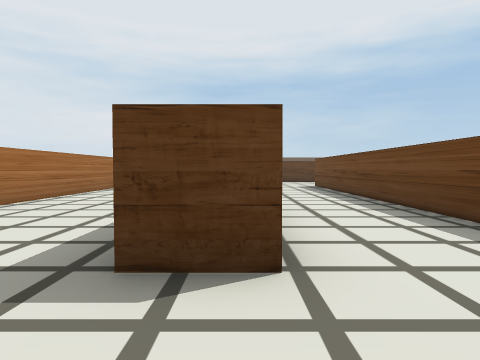
[1] (above)

18 first-person views from a walk through a 3-D level made in the Unity game engine. The camera is 0.62 m above the floor, tilts 2° down and sees 75° across. The floor is counted in squares, 1 m on a side. Each view is taken from the middle of a square. On the plan, view 1 faces up. The plan holds only what a view shows up to about 9 squares ahead; the rest is blank. The place goes on beyond the plan. The player is left out. Some surface patterns are stand-ins.

[2]
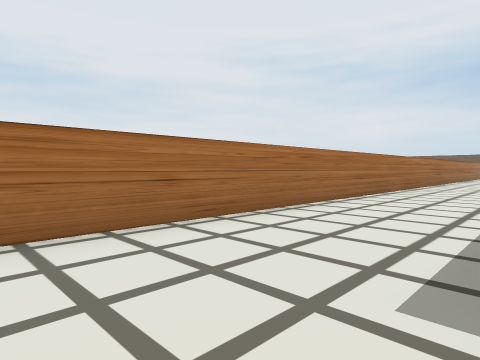

[3]
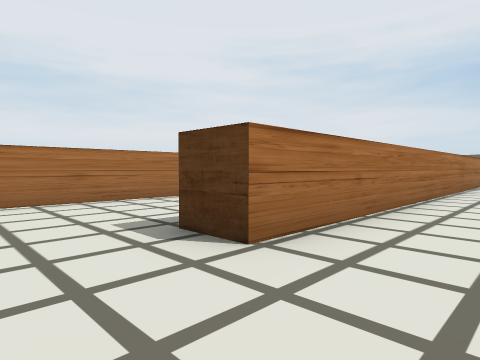

[4]
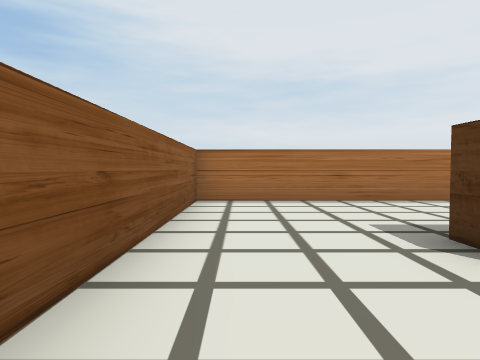

[5]
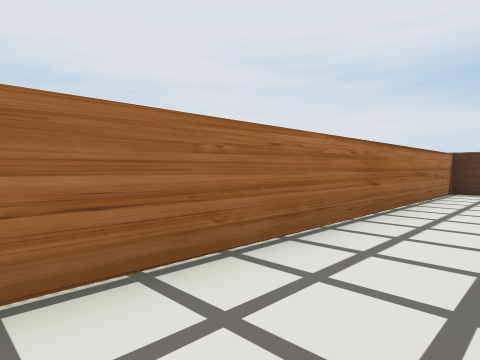

[6]
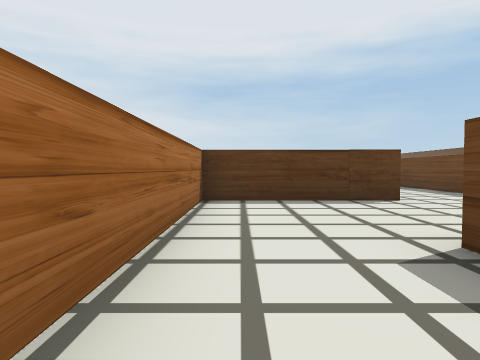

[7]
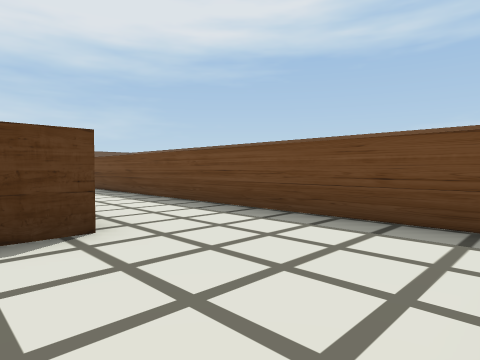

[8]
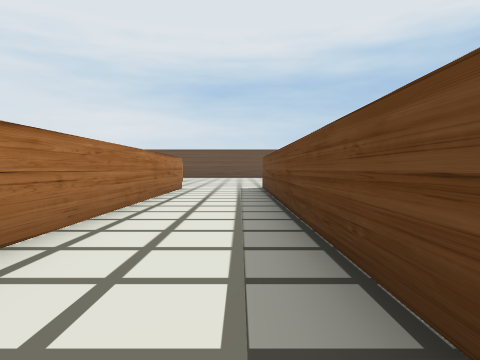

[9]
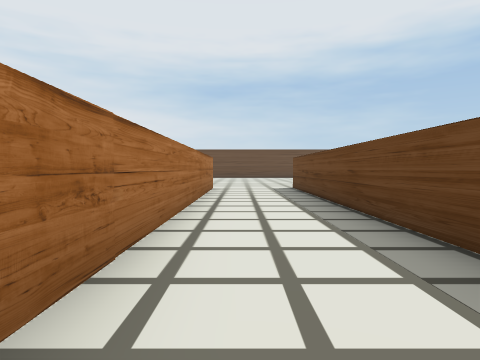

[10]
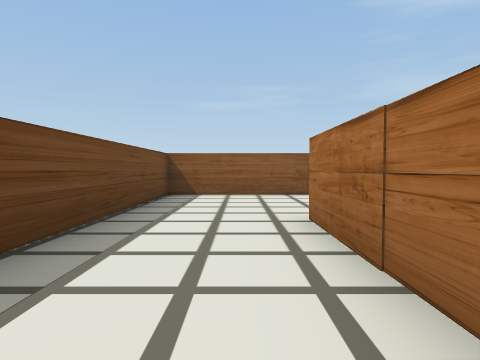

[11]
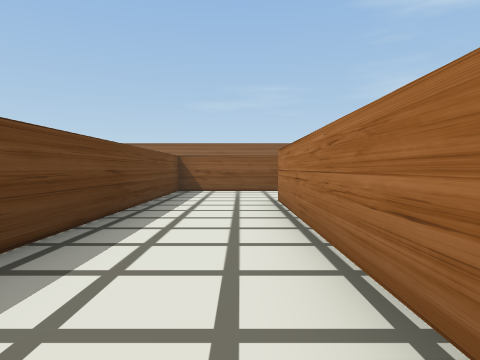

[12]
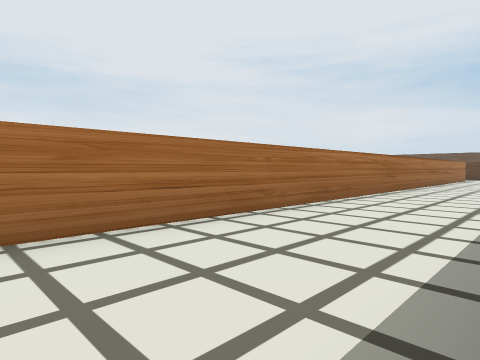

[13]
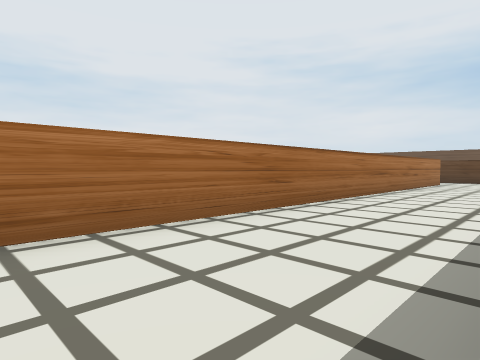

[14]
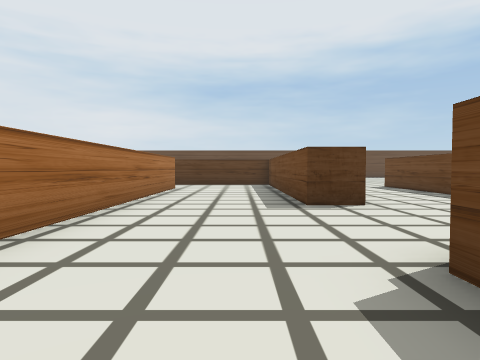

[15]
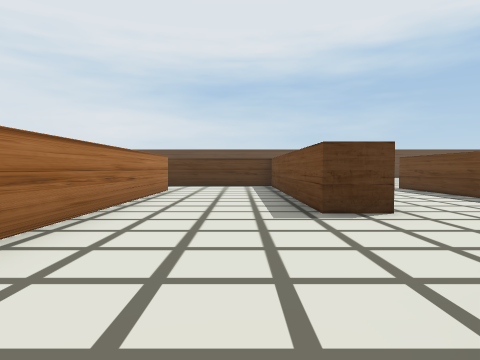

[16]
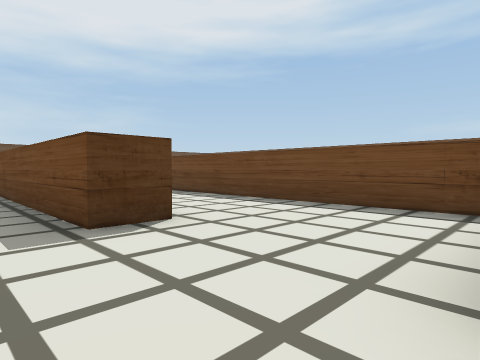

[17]
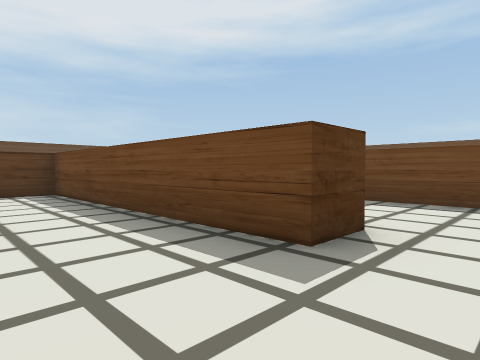

[18]
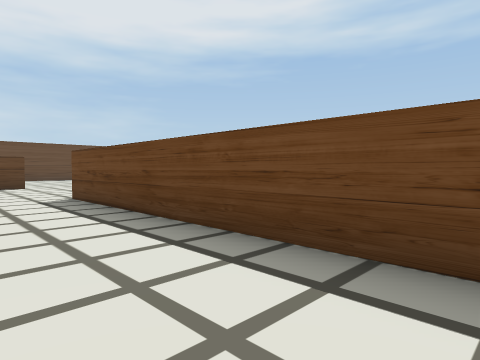

### Floor plan
Points are (right, up) in squares from view 1. A wall is a line through its corners. A room is listed if a view was taken in it or the views show most of it. See-through windows are left out.
Room 1 (views 1, 2, 12, 13, 14, 15, 16, 17, 18)
walls: (3.1, 16.6) (3.1, 24.5); (0.2, 19.3) (-0.8, 19.3) (-0.8, 24.5); (-4.1, 24) (-4.1, -0.8) (0.5, -0.8); (0.3, 1.9) (-0.8, 1.9)
ways out: opening at (0, 0.5) to room 2
Room 2 (views 3, 4, 5, 6, 7, 8, 9, 10, 11)
walls: (3.2, 11.5) (6.8, 11.5) (6.8, 24); (4.1, 24) (4.1, 15.1) (0.3, 15.1) (0.3, 1.9); (0.5, -0.8) (2.7, -0.8) (2.7, 9)
ways out: opening at (0, 0.5) to room 1

Positions as (right, up) in squares from view 1, and headings:
1: (0, 0), facing up
2: (-1, 0), facing up-left
3: (2, 0), facing up-left
4: (2, 0), facing left
5: (2, 6), facing up-left
6: (1, 9), facing up
7: (3, 12), facing up-right
8: (6, 15), facing up
9: (5, 15), facing up
10: (5, 19), facing down
11: (1, 8), facing down
12: (-1, 5), facing up-left
13: (-1, 10), facing up-left
14: (-2, 14), facing up
15: (-2, 15), facing up
16: (-2, 16), facing up-right
17: (-3, 18), facing up-right
18: (1, 18), facing up-right
